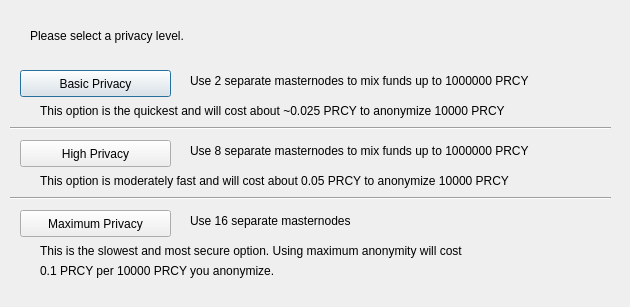
<?xml version="1.0" encoding="UTF-8"?>
<ui version="4.0">
 <class>ObfuscationConfig</class>
 <widget class="QDialog" name="ObfuscationConfig">
  <property name="geometry">
   <rect>
    <x>0</x>
    <y>0</y>
    <width>630</width>
    <height>307</height>
   </rect>
  </property>
  <property name="windowTitle">
   <string>Configure Obfuscation</string>
  </property>
  <widget class="QPushButton" name="buttonBasic">
   <property name="geometry">
    <rect>
     <x>20</x>
     <y>70</y>
     <width>151</width>
     <height>27</height>
    </rect>
   </property>
   <property name="text">
    <string>Basic Privacy</string>
   </property>
  </widget>
  <widget class="QPushButton" name="buttonHigh">
   <property name="geometry">
    <rect>
     <x>20</x>
     <y>140</y>
     <width>151</width>
     <height>27</height>
    </rect>
   </property>
   <property name="text">
    <string>High Privacy</string>
   </property>
  </widget>
  <widget class="QPushButton" name="buttonMax">
   <property name="geometry">
    <rect>
     <x>20</x>
     <y>210</y>
     <width>151</width>
     <height>27</height>
    </rect>
   </property>
   <property name="text">
    <string>Maximum Privacy</string>
   </property>
  </widget>
  <widget class="QLabel" name="label">
   <property name="geometry">
    <rect>
     <x>30</x>
     <y>20</y>
     <width>571</width>
     <height>31</height>
    </rect>
   </property>
   <property name="text">
    <string>Please select a privacy level.</string>
   </property>
  </widget>
  <widget class="QLabel" name="label_2">
   <property name="geometry">
    <rect>
     <x>190</x>
     <y>70</y>
     <width>421</width>
     <height>21</height>
    </rect>
   </property>
   <property name="text">
    <string>Use 2 separate masternodes to mix funds up to 1000000 PRCY</string>
   </property>
  </widget>
  <widget class="QLabel" name="label_3">
   <property name="geometry">
    <rect>
     <x>190</x>
     <y>140</y>
     <width>411</width>
     <height>21</height>
    </rect>
   </property>
   <property name="text">
    <string>Use 8 separate masternodes to mix funds up to 1000000 PRCY</string>
   </property>
  </widget>
  <widget class="QLabel" name="label_4">
   <property name="geometry">
    <rect>
     <x>190</x>
     <y>210</y>
     <width>421</width>
     <height>21</height>
    </rect>
   </property>
   <property name="text">
    <string>Use 16 separate masternodes</string>
   </property>
  </widget>
  <widget class="QLabel" name="label_6">
   <property name="geometry">
    <rect>
     <x>40</x>
     <y>100</y>
     <width>561</width>
     <height>21</height>
    </rect>
   </property>
   <property name="text">
    <string>This option is the quickest and will cost about ~0.025 PRCY to anonymize 10000 PRCY</string>
   </property>
  </widget>
  <widget class="QLabel" name="label_7">
   <property name="geometry">
    <rect>
     <x>40</x>
     <y>170</y>
     <width>561</width>
     <height>21</height>
    </rect>
   </property>
   <property name="text">
    <string>This option is moderately fast and will cost about 0.05 PRCY to anonymize 10000 PRCY</string>
   </property>
  </widget>
  <widget class="QLabel" name="label_8">
   <property name="geometry">
    <rect>
     <x>40</x>
     <y>240</y>
     <width>561</width>
     <height>21</height>
    </rect>
   </property>
   <property name="text">
    <string>This is the slowest and most secure option. Using maximum anonymity will cost</string>
   </property>
  </widget>
  <widget class="QLabel" name="label_9">
   <property name="geometry">
    <rect>
     <x>40</x>
     <y>260</y>
     <width>561</width>
     <height>21</height>
    </rect>
   </property>
   <property name="text">
    <string>0.1 PRCY per 10000 PRCY you anonymize.</string>
   </property>
  </widget>
  <widget class="Line" name="line">
   <property name="geometry">
    <rect>
     <x>10</x>
     <y>120</y>
     <width>601</width>
     <height>16</height>
    </rect>
   </property>
   <property name="orientation">
    <enum>Qt::Horizontal</enum>
   </property>
  </widget>
  <widget class="Line" name="line_2">
   <property name="geometry">
    <rect>
     <x>10</x>
     <y>190</y>
     <width>601</width>
     <height>16</height>
    </rect>
   </property>
   <property name="orientation">
    <enum>Qt::Horizontal</enum>
   </property>
  </widget>
 </widget>
 <resources/>
 <connections/>
</ui>
